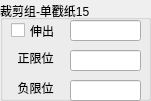
    <widget class="QGroupBox" name="Cylinder_28">
     <property name="geometry">
      <rect>
       <x>410</x>
       <y>240</y>
       <width>151</width>
       <height>101</height>
      </rect>
     </property>
     <property name="title">
      <string>裁剪组-单戳纸15</string>
     </property>
     <property name="alignment">
      <set>Qt::AlignLeading|Qt::AlignLeft|Qt::AlignVCenter</set>
     </property>
     <widget class="QCheckBox" name="check_OpenCylinder_28">
      <property name="geometry">
       <rect>
        <x>11</x>
        <y>21</y>
        <width>61</width>
        <height>19</height>
       </rect>
      </property>
      <property name="sizePolicy">
       <sizepolicy hsizetype="Minimum" vsizetype="Fixed">
        <horstretch>0</horstretch>
        <verstretch>0</verstretch>
       </sizepolicy>
      </property>
      <property name="text">
       <string>伸出</string>
      </property>
     </widget>
     <widget class="QLineEdit" name="lineEdit_CylinderCmd_28">
      <property name="geometry">
       <rect>
        <x>70</x>
        <y>20</y>
        <width>71</width>
        <height>21</height>
       </rect>
      </property>
      <property name="text">
       <string/>
      </property>
     </widget>
     <widget class="QLineEdit" name="lineEdit_CylinderPosStatus_28">
      <property name="geometry">
       <rect>
        <x>70</x>
        <y>50</y>
        <width>71</width>
        <height>21</height>
       </rect>
      </property>
      <property name="text">
       <string/>
      </property>
      <property name="alignment">
       <set>Qt::AlignCenter</set>
      </property>
     </widget>
     <widget class="QLabel" name="label_CylinderPosStatus_28">
      <property name="geometry">
       <rect>
        <x>10</x>
        <y>50</y>
        <width>51</width>
        <height>16</height>
       </rect>
      </property>
      <property name="text">
       <string>正限位</string>
      </property>
      <property name="alignment">
       <set>Qt::AlignCenter</set>
      </property>
     </widget>
     <widget class="QLineEdit" name="lineEdit_CylinderNegStatus_28">
      <property name="geometry">
       <rect>
        <x>70</x>
        <y>80</y>
        <width>71</width>
        <height>21</height>
       </rect>
      </property>
      <property name="text">
       <string/>
      </property>
      <property name="alignment">
       <set>Qt::AlignCenter</set>
      </property>
     </widget>
     <widget class="QLabel" name="label_CylinderNegStatus_28">
      <property name="geometry">
       <rect>
        <x>10</x>
        <y>80</y>
        <width>51</width>
        <height>16</height>
       </rect>
      </property>
      <property name="text">
       <string>负限位</string>
      </property>
      <property name="alignment">
       <set>Qt::AlignCenter</set>
      </property>
     </widget>
    </widget>
